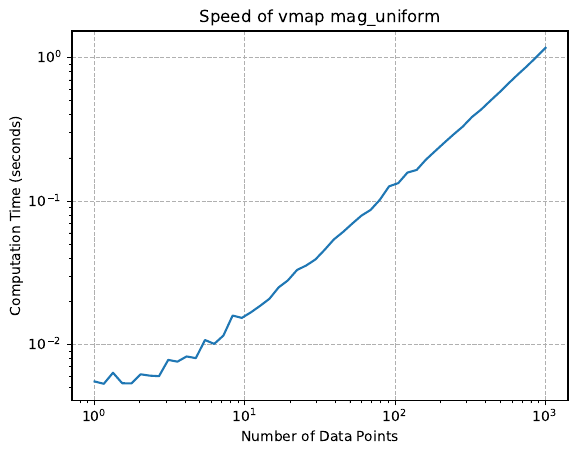

Recreate this plot in Python.
import jax
from jax import config 
config.update('jax_enable_x64', True) 
import pandas as pd
import numpy as np
import time
import jax.numpy as jnp
from jax import grad, jit, vmap, random
from microjax.inverse_ray.extended_source import mag_uniform

# parameters
q = 0.1
s = 1.0
alpha = jnp.deg2rad(30) 
tE = 10 
t0 = 0.0 
u0 = 0.1 
rho = 0.1
# conditions
Nlimb = 500
r_resolution  = 500
th_resolution = 500
cubic = True
bins_r = 50
bins_th = 120
margin_r = 0.5
margin_th= 0.5
chunk_size = 1000  

@jax.jit
def mag_mj(w):
    return mag_uniform(w, rho, s=s, q=q, Nlimb=Nlimb, bins_r=bins_r, bins_th=bins_th,
                        r_resolution=r_resolution, th_resolution=th_resolution, 
                        margin_r = margin_r, margin_th=margin_th, cubic=cubic)
def chunked_vmap(func, data, chunk_size):
    results = []
    for i in range(0, len(data), chunk_size):
        chunk = data[i:i + chunk_size]
        results.append(jax.vmap(func)(chunk))
    return jnp.concatenate(results)

Npoints = jnp.logspace(0, 3, 50, endpoint=True)
times=[]
for num_points in Npoints:
    # source trajectory
    num_points = jnp.array(num_points, dtype=int)
    t  =  jnp.linspace(-0.8*tE, 0.8*tE, num_points)
    tau = (t - t0)/tE
    y1 = -u0*jnp.sin(alpha) + tau*jnp.cos(alpha)
    y2 = u0*jnp.cos(alpha) + tau*jnp.sin(alpha) 
    w_points = jnp.array(y1 + y2 * 1j, dtype=complex)
    test_params = {"q": q, "s": s} 
    _ = chunked_vmap(mag_mj, w_points, chunk_size).block_until_ready()
    start = time.time()
    magnifications = chunked_vmap(mag_mj, w_points, chunk_size).block_until_ready()
    end = time.time()
    calc_time = end - start 
    print(f"{num_points:3d}: Average Time: {calc_time:.5f}")
    times.append(calc_time)

import matplotlib.pyplot as plt
fig = plt.figure()
plt.plot(Npoints, times)
plt.xscale("log")
plt.yscale("log")
plt.grid(ls="--")
plt.xlabel("Number of Data Points")
plt.ylabel("Computation Time (seconds)")
plt.title("Speed of vmap mag_uniform")
plt.savefig('tests/integrate/inverse_ray/test_speed/speed_extended_vmap.pdf', bbox_inches="tight")
#plt.title("Speed of determine_grid_regions")
#plt.savefig('tests/integrate/inverse_ray/figs/speed_determine_grid_regions.pdf', bbox_inches="tight")
plt.show()